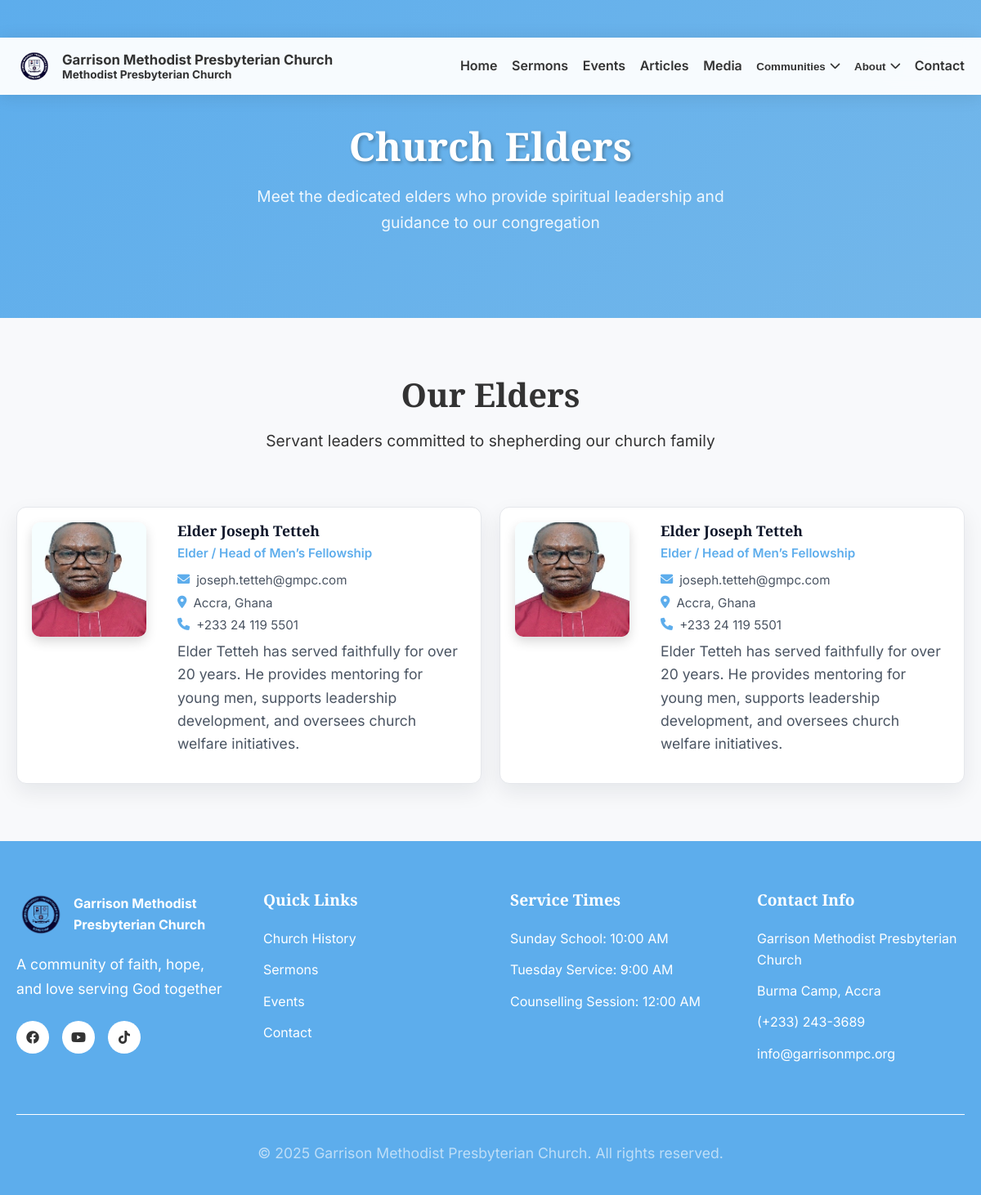
Screenshot of /elders.php with the database file from the repository.
### tables this page shows
CREATE TABLE `elders` (
  `id` int NOT NULL AUTO_INCREMENT,
  `name` varchar(255) NOT NULL,
  `title` varchar(255) DEFAULT '',
  `email` varchar(255) DEFAULT '',
  `phone` varchar(100) DEFAULT '',
  `location` varchar(255) DEFAULT '',
  `image_url` varchar(500) DEFAULT '',
  `bio` text,
  `status` enum('active','inactive') DEFAULT 'active',
  `created_at` timestamp NULL DEFAULT CURRENT_TIMESTAMP,
  `updated_at` timestamp NULL DEFAULT CURRENT_TIMESTAMP ON UPDATE CURRENT_TIMESTAMP,
  `sort_order` int DEFAULT '0',
  PRIMARY KEY (`id`)
);

### includes/get_settings.php (called while the page is built)
<?php
if (!function_exists('getSiteSettings')) {
    function getSiteSettings() {
        static $settings = null;
        if ($settings !== null) {
            return $settings;
        }
        $settings = [];
        try {
            $conn = getDBConnection();
            $stmt = $conn->query("SELECT setting_key, setting_value FROM settings");
            foreach ($stmt->fetchAll() as $row) {
                $settings[$row['setting_key']] = $row['setting_value'];
            }
        } catch (PDOException $e) {
            error_log('Settings load error: ' . $e->getMessage());
        }
        return $settings;
    }
}
if (!function_exists('getSetting')) {
    function getSetting($key, $default = '') {
        $settings = getSiteSettings();
        return $settings[$key] ?? $default;
    }
}

### elders.php (the view, shortened to what this page needs)
<?php
require_once "includes/get_settings.php";
$currentPage = 'elders';
$serviceSunday = getSetting('sunday_service_time', '09:00 AM');
$serviceTuesday = getSetting('tuesday_service_time', '9:00 AM');
$serviceCounselling = getSetting('counselling_time', '14:00 AM');
$churchName = getSetting('church_name', 'Garrison Methodist Presbyterian Church');
$churchAddress = getSetting('church_address', 'Burma Camp, Accra');
$churchPhone = getSetting('church_phone', '(+233) 243-3689');
$churchEmail = getSetting('church_email', 'info@garrisonmpc.org');
$facebookUrl = getSetting('facebook_url', 'https://www.facebook.com/gmpcburmacamp');
$youtubeUrl = getSetting('youtube_url', 'https://www.youtube.com/@gmpcburmacamp3405');
$tiktokUrl = getSetting('tiktok_url', 'https://www.tiktok.com/@gmpcburmacamp');
$eldersList = [];
try {
    $conn = getDBConnection();
    $elist = $conn->query("SELECT * FROM elders WHERE status = 'active' ORDER BY sort_order ASC, created_at DESC");
    $eldersList = $elist->fetchAll();
} catch (PDOException $e) {
    error_log("Elders page fetch error: " . $e->getMessage());
}
?>
<!DOCTYPE html>
<html lang="en">
<head>
    <link rel="stylesheet" href="css/style.css">
    <link rel="stylesheet" href="css/scrolling-banner.css">
    <link rel="stylesheet" href="https://cdnjs.cloudflare.com/ajax/libs/font-awesome/6.0.0/css/all.min.css">
</head>
<body>
    <?php include 'includes/navbar.php'; ?>
    <section class="page-header">
        <div class="container">
            <h1>Church Elders</h1>
            <p>Meet the dedicated elders who provide spiritual leadership and guidance to our congregation</p>
        </div>
    </section>
    <section class="directory-section">
        <div class="container">
            <div class="section-header">
                <h2>Our Elders</h2>
                <p>Servant leaders committed to shepherding our church family</p>
            </div>
            <?php if (count($eldersList) > 0): ?>
                <div class="directory-grid">
                    <?php foreach ($eldersList as $elder): ?>
                        <div class="directory-card">
                            <div class="directory-avatar">
                                <?php if (!empty($elder['image_url'])): ?>
                                    <img src="<?php echo htmlspecialchars($elder['image_url']); ?>" alt="<?php echo htmlspecialchars($elder['name']); ?>">
                                <?php else: ?>
                                    <img src="./images/placeholder-avatar.png" alt="<?php echo htmlspecialchars($elder['name']); ?>">
                                <?php endif; ?>
                            </div>
                            <div class="directory-info">
                                <h3><?php echo htmlspecialchars($elder['name']); ?></h3>
                                <?php if (!empty($elder['title'])): ?><p class="directory-title"><?php echo htmlspecialchars($elder['title']); ?></p><?php endif; ?>
                                <?php if (!empty($elder['email'])): ?><div class="directory-line"><i class="fas fa-envelope"></i> <?php echo htmlspecialchars($elder['email']); ?></div><?php endif; ?>
                                <?php if (!empty($elder['location'])): ?><div class="directory-line"><i class="fas fa-map-marker-alt"></i> <?php echo htmlspecialchars($elder['location']); ?></div><?php endif; ?>
                                <?php if (!empty($elder['phone'])): ?><div class="directory-line"><i class="fas fa-phone"></i> <?php echo htmlspecialchars($elder['phone']); ?></div><?php endif; ?>
                                <?php if (!empty($elder['bio'])): ?><p class="directory-bio"><?php echo nl2br(htmlspecialchars($elder['bio'])); ?></p><?php endif; ?>
                            </div>
                        </div>
                    <?php endforeach; ?>
                </div>
            <?php else: ?>
                <p style="text-align:center; color:#666; padding:30px;">No elders have been added yet.</p>
            <?php endif; ?>
        </div>
    </section>
    <footer class="footer">
        <div class="container">
            <div class="footer-content">
                <div class="footer-section">
                    <div class="footer-logo">
                        <img src="images/logo.png" alt="GMPC Logo" class="footer-logo-img">
                        <span><?php echo htmlspecialchars($churchName); ?></span>
                    </div>
                    <p>A community of faith, hope, and love serving God together</p>
                    <div class="social-links">
                        <?php if (!empty($facebookUrl)): ?><a href="<?php echo htmlspecialchars($facebookUrl); ?>" target="_blank"><i class="fab fa-facebook"></i></a><?php endif; ?>
                        <?php if (!empty($youtubeUrl)): ?><a href="<?php echo htmlspecialchars($youtubeUrl); ?>" target="_blank"><i class="fab fa-youtube"></i></a><?php endif; ?>
                        <?php if (!empty($tiktokUrl)): ?><a href="<?php echo htmlspecialchars($tiktokUrl); ?>" target="_blank"><i class="fab fa-tiktok"></i></a><?php endif; ?>
                    </div>
                </div>
                <div class="footer-section">
                    <h4>Quick Links</h4>
                    <ul>
                        <li><a href="church-history.php">Church History</a></li>
                        <li><a href="sermons.php">Sermons</a></li>
                        <li><a href="events.php">Events</a></li>
                        <li><a href="contact.php">Contact</a></li>
                    </ul>
                </div>
                <div class="footer-section">
                    <h4>Service Times</h4>
                    <ul>
                        <li>Sunday School: <?php echo htmlspecialchars($serviceSunday); ?></li>
                        <li>Tuesday Service: <?php echo htmlspecialchars($serviceTuesday); ?></li>
                        <li>Counselling Session: <?php echo htmlspecialchars($serviceCounselling); ?></li>
                    </ul>
                </div>
                <div class="footer-section">
                    <h4>Contact Info</h4>
                    <ul>
                        <li><?php echo htmlspecialchars($churchName); ?></li>
                        <li><?php echo htmlspecialchars($churchAddress); ?></li>
                        <li><?php echo htmlspecialchars($churchPhone); ?></li>
                        <li><?php echo htmlspecialchars($churchEmail); ?></li>
                    </ul>
                </div>
            </div>
            <div class="footer-bottom">
                <p>&copy; 2025 Garrison Methodist Presbyterian Church. All rights reserved.</p>
            </div>
        </div>
    </footer>
</body>
</html>

### includes/navbar.php (shortened to what this page needs)
<?php
$currentPage = $currentPage ?? '';
if (!function_exists('navIsActive')) {
    function navIsActive($currentPage, $targets) {
        $targets = (array) $targets;
        return in_array($currentPage, $targets, true) ? ' active' : '';
    }
}
?>
<header class="site-header">
    <div class="nav-shell">
        <a class="nav-brand" href="index.php">
            <img src="images/logo.png" alt="GMPC Logo" class="brand-logo">
            <div class="brand-text">
                <span class="brand-name"><?php echo htmlspecialchars($churchName ?? 'Garrison Methodist Presbyterian Church'); ?></span>
                <span class="brand-tagline">Methodist Presbyterian Church</span>
            </div>
        </a>
        <nav class="nav-links" aria-label="Primary">
            <ul class="nav-list">
                <li><a href="index.php" class="nav-link<?php echo navIsActive($currentPage, 'home'); ?>">Home</a></li>
                <li><a href="sermons.php" class="nav-link<?php echo navIsActive($currentPage, 'sermons'); ?>">Sermons</a></li>
                <li><a href="events.php" class="nav-link<?php echo navIsActive($currentPage, 'events'); ?>">Events</a></li>
                <li><a href="blog.php" class="nav-link<?php echo navIsActive($currentPage, 'blog'); ?>">Articles</a></li>
                <li><a href="media.php" class="nav-link<?php echo navIsActive($currentPage, 'media'); ?>">Media</a></li>
                <li class="nav-item-dropdown">
                    <button class="nav-link nav-link-dropdown" type="button">
                        Communities <i class="fas fa-chevron-down nav-chevron"></i>
                    </button>
                </li>
                <li class="nav-item-dropdown">
                    <button class="nav-link nav-link-dropdown" type="button">
                        About <i class="fas fa-chevron-down nav-chevron"></i>
                    </button>
                </li>
                <li><a href="contact.php" class="nav-link<?php echo navIsActive($currentPage, 'contact'); ?>">Contact</a></li>
            </ul>
        </nav>
    </div>
</header>

### css/style.css (style rules this page uses)
* { margin: 0; padding: 0; box-sizing: border-box; }
body { font-family: 'Inter', sans-serif; line-height: 1.6; color: #333; overflow-x: hidden; }
.container { max-width: 1200px; margin: 0 auto; padding: 0 20px; }
img, video { max-width: 100%; height: auto; }
h1, h2, h3, h4, h5, h6 { font-family: 'Playfair Display', serif; font-weight: 600; line-height: 1.2; margin-bottom: 1rem; }
h1 { font-size: 3.5rem; }
h2 { font-size: 2.5rem; }
h3 { font-size: 1.8rem; }
h4 { font-size: 1.4rem; }
p { margin-bottom: 1rem; font-size: 1.1rem; line-height: 1.7; }
.site-header { position: fixed; top: 46px; width: 100%; background: rgba(255, 255, 255, 0.95); backdrop-filter: blur(10px); z-index: 1200; box-shadow: 0 2px 20px rgba(0, 0, 0, 0.1); }
.nav-shell { max-width: 1280px; margin: 0 auto; padding: 0 20px; display: flex; align-items: center; gap: 20px; min-height: 70px; }
.nav-brand { display: inline-flex; align-items: center; gap: 12px; text-decoration: none; color: var(--color-ink); font-weight: 700; }
.brand-logo { width: 44px; height: 44px; object-fit: contain; }
.brand-text { display: flex; flex-direction: column; line-height: 1.2; }
.brand-name { font-size: 1.05rem; color: var(--color-ink); }
.brand-tagline { font-size: 0.85rem; color: var(--color-muted); }
.nav-links { margin-left: auto; }
.nav-list { display: flex; list-style: none; gap: 1.1rem; align-items: center; margin: 0; padding: 0; }
.nav-link { text-decoration: none; color: var(--color-ink); font-weight: 600; padding: 10px 0; position: relative; transition: color 0.2s ease; }
.nav-item-dropdown { position: relative; }
.nav-link-dropdown { border: none; background: transparent; display: inline-flex; align-items: center; gap: 6px; cursor: pointer; }
.section-header { text-align: center; margin-bottom: 4rem; }
.section-header h2 { color: var(--color-ink); margin-bottom: 1rem; }
.section-header p { font-size: 1.2rem; color: var(--color-muted); max-width: 600px; margin: 0 auto; }
.footer { background: #5DADEC ; color: white; padding: 60px 0 20px; }
.footer-content { display: grid; grid-template-columns: repeat(auto-fit, minmax(250px, 1fr)); gap: 3rem; margin-bottom: 3rem; }
.footer-logo { display: flex; align-items: center; font-size: 1.2 rem; font-weight: 700; margin-bottom: 1rem; }
.footer-logo-img { width: 60px; height: 60px; object-fit: contain; margin-right: 10px; }
.footer-section h4 { color: white; margin-bottom: 1.5rem; font-size: 1.2rem; }
.footer-section ul { list-style: none; }
.footer-section ul li { margin-bottom: 0.8rem; }
.footer-section ul li a { color: white; text-decoration: none; transition: color 0.3s ease; }
.social-links { display: flex; gap: 1rem; margin-top: 1.5rem; }
.social-links a { width: 40px; height: 40px; background: white; border-radius: 50%; display: flex; align-items: center; justify-content: center; color: #333; text-decoration: none; transition: all 0.3s ease; }
.footer-bottom { border-top: 1px solid white; padding-top: 2rem; text-align: center; color: rgba(255, 255, 255, 0.6); }
.page-header { padding: 150px 0 100px; background: linear-gradient(135deg, #5DADEC 0%, #73b7ea 100%); color: white; text-align: center; }
.page-header h1 { font-size: 3rem; margin-bottom: 1rem; text-shadow: 2px 2px 4px rgba(0, 0, 0, 0.3); }
.page-header p { font-size: 1.2rem; opacity: 0.9; max-width: 600px; margin: 0 auto; }

### rows the page displays
elders: image_url (picture), name "Elder Joseph Tetteh", title "Elder / Head of Men’s Fellowship", email "joseph.tetteh@gmpc.com", location "Accra, Ghana", phone "+233 24 119 5501", bio "Elder Tetteh has served faithfully for over 20 years. He provides mentoring for young men, supports leadership development, and oversees church welfare initiatives."
elders: image_url (picture), name "Elder Joseph Tetteh", title "Elder / Head of Men’s Fellowship", email "joseph.tetteh@gmpc.com", location "Accra, Ghana", phone "+233 24 119 5501", bio "Elder Tetteh has served faithfully for over 20 years. He provides mentoring for young men, supports leadership development, and oversees church welfare initiatives."

### other values shown
$churchName "Garrison Methodist Presbyterian Church"
$serviceSunday "10:00 AM"
$serviceTuesday "9:00 AM"
$serviceCounselling "12:00 AM"
$churchAddress "Burma Camp, Accra"
$churchPhone "(+233) 243-3689"
$churchEmail "info@garrisonmpc.org"
